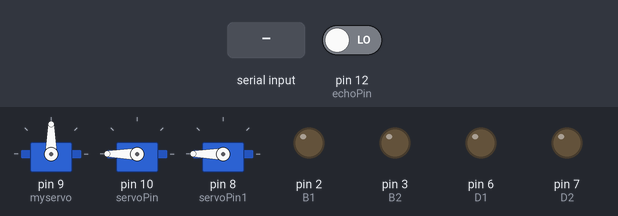
Simulated run of this sketch. Board: Arduino Uno, built with avr-gcc and run on an emulated ATmega328P. Parts: 3 × servo, output pins drawn as LEDs (lit = HIGH). Inputs (shaded band) come from the test bench; at power-on: pin 12 (echoPin) LOW. Pins used as bus, display or sensor lines are not drawn.

Above: at 1.2 s.
1.3 s: "1\n" received over Serial
At 2.6 s:
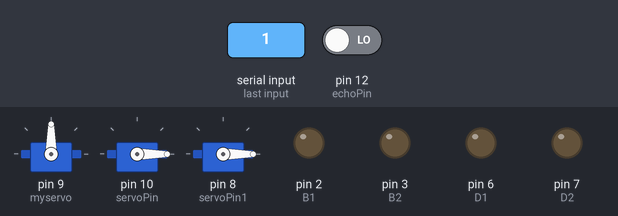
At 5.07 s:
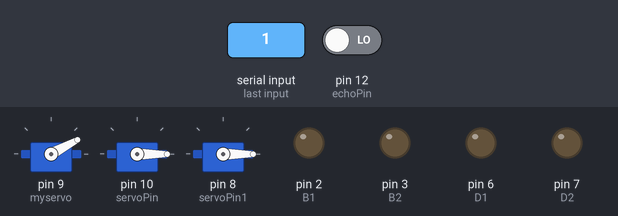
6.4 s: "2\n" received over Serial
At 9.8 s:
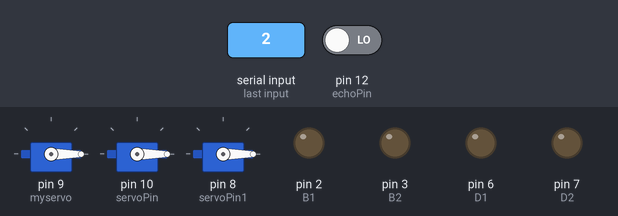
Timing chart, 0 to 22.9 s (numbered marks = the images above; inputs shaded):
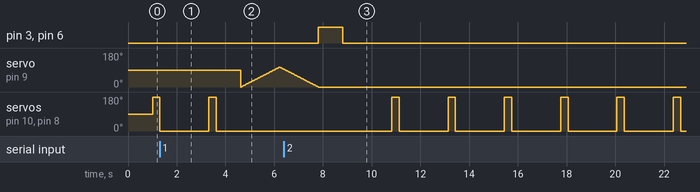

Measured:
- after the input at 1.3 s, servo on pin 10 (servoPin), servo on pin 8 (servoPin1): goes on until 3.6 s, then stays 0°
- after the input at 6.4 s, pin 3 (B2), pin 6 (D1): LOW → HIGH after 1.4 s, → LOW 1.0 s later

The sketch:

arduino.ino
```cpp
#include <Servo.h>
#define A1 0
#define A2 1
#define B1 2
#define B2 3
#define C1 4
#define C2 5
#define D1 6
#define D2 7
Servo servo,servo1;
int speed = 255, servoPin = 10, servoPin1 = 8,echoPin = 12,trigPin = 13,angle=0;;

Servo myservo;  // create servo object to control a servo
// twelve servo objects can be created on most boards

int pos = 0;    // variable to store the servo position


void setup() {
  myservo.attach(9);  // attaches the servo on pin 9 to the servo object
  Serial.begin(9600);
  pinMode(trigPin, OUTPUT);
  pinMode(echoPin, INPUT);
  pinMode(A1, OUTPUT);
  pinMode(A2, OUTPUT);
  pinMode(B1, OUTPUT);
  pinMode(B2, OUTPUT);
  pinMode(C1, OUTPUT);
  pinMode(C2, OUTPUT);
  pinMode(D1, OUTPUT);
  pinMode(D2, OUTPUT);
  servo.attach(servoPin);
  servo1.attach(servoPin1);
}


void ultrasonic(){    //초음파 함수
  float duration, distance;

  // 초음파를 보낸다. 다 보내면 echo가 HIGH 상태로 대기하게 된다.
  digitalWrite(trigPin, HIGH);
  delay(10);
  digitalWrite(trigPin, LOW);

  // echoPin 이 HIGH를 유지한 시간을 저장 한다.
  duration = pulseIn(echoPin, HIGH);
  // HIGH 였을 때 시간(초음파가 보냈다가 다시 들어온 시간)을 가지고 거리를 계산 한다.
  distance = ((float)(340 * duration) / 10000) / 2;

  if(distance <=30){
      servo.write(359);
      servo1.write(359);
     delay(300);
     servo.write(0);
      servo1.write(0);
  }
  delay(1000);
}

void loop() {
  ultrasonic(); //초음파 함수 호출

  while(Serial.available()>0){
    int value = Serial.parseInt();
    if(value == 1){                   // value == 1면 마스크를 쓴상태
      for (pos = 0; pos <= 105; pos += 1) {
        // in steps of 1 degree
        myservo.write(pos);
        delay(15);
      }
      for (pos = 105; pos >= 0; pos -= 1) {
        myservo.write(pos);
        delay(15);
      }
    }
    else if(value == 2){              // value == 2면 마스크를 안쓴상태
      analogWrite(A2, speed);
      analogWrite(A1, 0);
      analogWrite(B2, speed);
      analogWrite(B1, 0);
      analogWrite(C1, speed);
      analogWrite(C2, 0);
      analogWrite(D1, speed);
      analogWrite(D2, 0);
      delay(1000);
      analogWrite(A1, 0);
      analogWrite(A2, 0);
      analogWrite(B1, 0);
      analogWrite(B2, 0);
      analogWrite(C1, 0);
      analogWrite(C2, 0);
      analogWrite(D1, 0);
      analogWrite(D2, 0);
    }
  }
}
```
